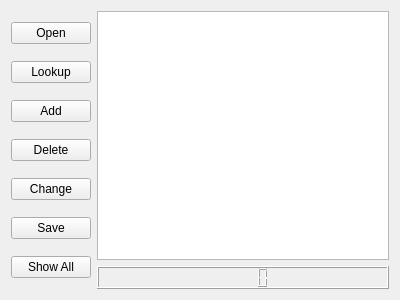
<?xml version="1.0" encoding="UTF-8"?>
<ui version="4.0">
 <class>Form</class>
 <widget class="QWidget" name="Form">
  <property name="geometry">
   <rect>
    <x>0</x>
    <y>0</y>
    <width>400</width>
    <height>300</height>
   </rect>
  </property>
  <property name="windowTitle">
   <string>Password Saver</string>
  </property>
  <layout class="QHBoxLayout" name="horizontalLayout_3">
   <item>
    <layout class="QVBoxLayout" name="verticalLayout">
     <item>
      <widget class="QPushButton" name="OpenPasswordBtn">
       <property name="text">
        <string>Open</string>
       </property>
      </widget>
     </item>
     <item>
      <widget class="QPushButton" name="LookupPasswordBtn">
       <property name="text">
        <string>Lookup</string>
       </property>
      </widget>
     </item>
     <item>
      <widget class="QPushButton" name="AddPasswordBtn">
       <property name="text">
        <string>Add</string>
       </property>
      </widget>
     </item>
     <item>
      <widget class="QPushButton" name="DeletePasswordBtn">
       <property name="text">
        <string>Delete</string>
       </property>
      </widget>
     </item>
     <item>
      <widget class="QPushButton" name="ChangePasswordBtn">
       <property name="text">
        <string>Change</string>
       </property>
      </widget>
     </item>
     <item>
      <widget class="QPushButton" name="SavePasswordBtn">
       <property name="text">
        <string>Save</string>
       </property>
      </widget>
     </item>
     <item>
      <widget class="QPushButton" name="ShowAllPasswordBtn">
       <property name="text">
        <string>Show All</string>
       </property>
      </widget>
     </item>
    </layout>
   </item>
   <item>
    <layout class="QVBoxLayout" name="verticalLayout_2">
     <item>
      <widget class="QTextEdit" name="textEdit"/>
     </item>
     <item>
      <widget class="QLCDNumber" name="lcdNumber"/>
     </item>
    </layout>
   </item>
  </layout>
 </widget>
 <resources/>
 <connections/>
</ui>
